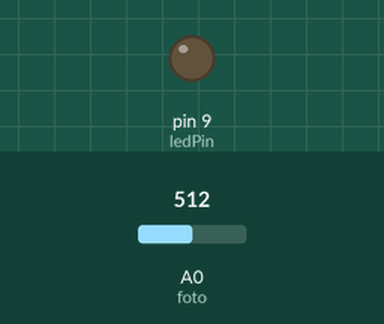
Bench run of a sketch on a simulated Arduino Uno, built with avr-gcc and run on an emulated ATmega328P. Parts: output pins drawn as LEDs (lit = HIGH). The test bench sets the inputs (shaded band); at power-on: A0 (foto) = 512.

Above: at 1.2 s.
1.3 s: A0 (foto) set to 1010
2.8 s: A0 (foto) set to 1022
At 3.1 s:
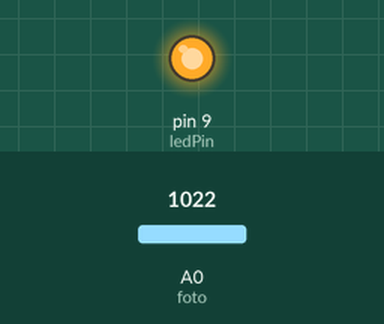
4.3 s: A0 (foto) set to 900
At 5.4 s:
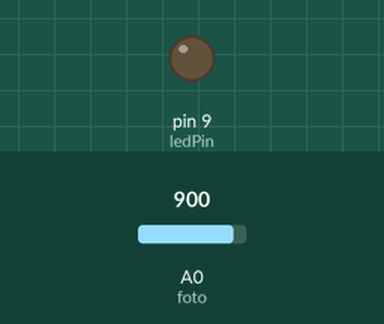
5.8 s: A0 (foto) set to 1023
At 6.6 s:
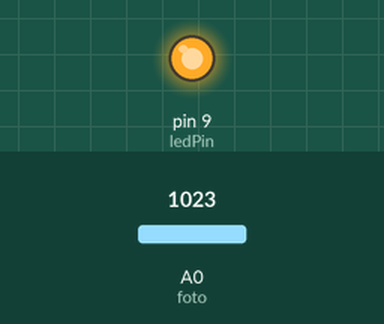
Timing chart, 0 to 8.3 s (numbered marks = the images above; inputs shaded):
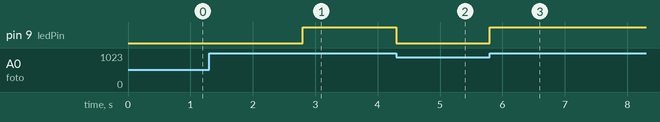

The sketch:

lab07.ino
```cpp
// C++ code
//
 int foto = A0;
 int ledPin = 9;


void setup() {
  pinMode(ledPin, OUTPUT);
 pinMode(foto,INPUT);
}

void loop() {
 int fotoValor = analogRead(foto);
  if (fotoValor >=  1022){
    digitalWrite(ledPin,HIGH);
  }else{
  digitalWrite(ledPin,LOW);
  }
}
```

Measured:
- the behaviour switches between 1021 and 1022 on A0 (foto) (found by bisection; images 0 and 1)
- after the input at 1.3 s, every drawn part: stays the same
- after the input at 2.8 s, pin 9 (ledPin): LOW → HIGH at once
- after the input at 4.3 s, pin 9 (ledPin): HIGH → LOW at once
- after the input at 5.8 s, pin 9 (ledPin): LOW → HIGH at once
